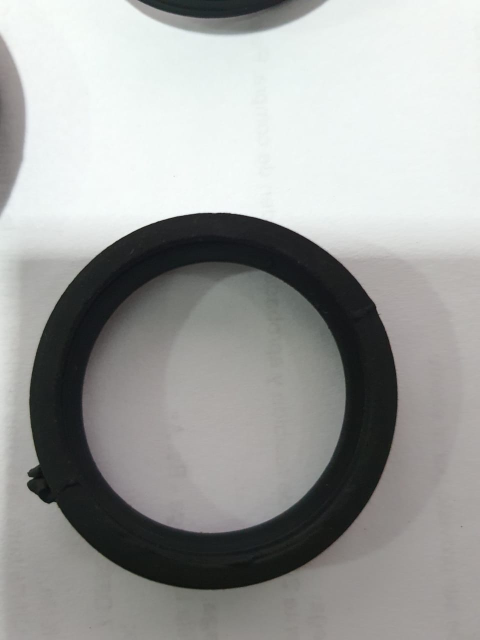
//> input picture src/oring-QA/topview.jpeg, 960 x 1280 px (shown at 1/2 size)
$ ./set-threshold   (built with g++ and OpenCV 4)
//> lines starting //> are read from the running program, lines starting //| are printed output that depends on the picture
// opencv-test.cpp : Este archivo contiene la función "main". La ejecución del programa comienza y termina ahí.
//
#include <opencv2/core/core.hpp>
#include <opencv2/imgproc/imgproc.hpp>
#include <opencv2/core.hpp>
#include <opencv2/highgui/highgui.hpp>
#include <opencv2/imgproc.hpp>
#include <iostream>

using namespace cv;
using namespace std;

Mat src, erosion_dst, dilation_dst;

/// Global variables

int threshold_value = 0;
int threshold_type = 3;;
int const max_value = 255;
int const max_type = 4;
int const max_BINARY_value = 255;

Mat src_gray, dst;
char* window_name = "Threshold Demo";

char* trackbar_type = "Type: \n 0: Binary \n 1: Binary Inverted \n 2: Truncate \n 3: To Zero \n 4: To Zero Inverted";
char* trackbar_value = "Value";

/// Function headers
void Threshold_Demo( int, void* );


int main()
{
	src = imread("../topview.jpeg");
//> src is the input picture: 1280 rows x 960 cols, CV_8UC3; mean B, G, R 158.6, 160.5, 159.1

    /*
    int height = src.size().height;
    int width = src.size().width;
    */

    int rows = src.rows;
//> rows = 1280
    int cols = src.cols;
//> cols = 960

    cout << "Size R: " << rows << " C:" << cols << endl;
//| Size R: 1280 C:960
    int rbase = 400;
    int cbase = 10;
    Rect crop( cbase, rbase , cols - cbase -1 , rows - rbase - 1);
//> crop = Rect(10, 400, 949, 879)
    Mat rez = src(crop);
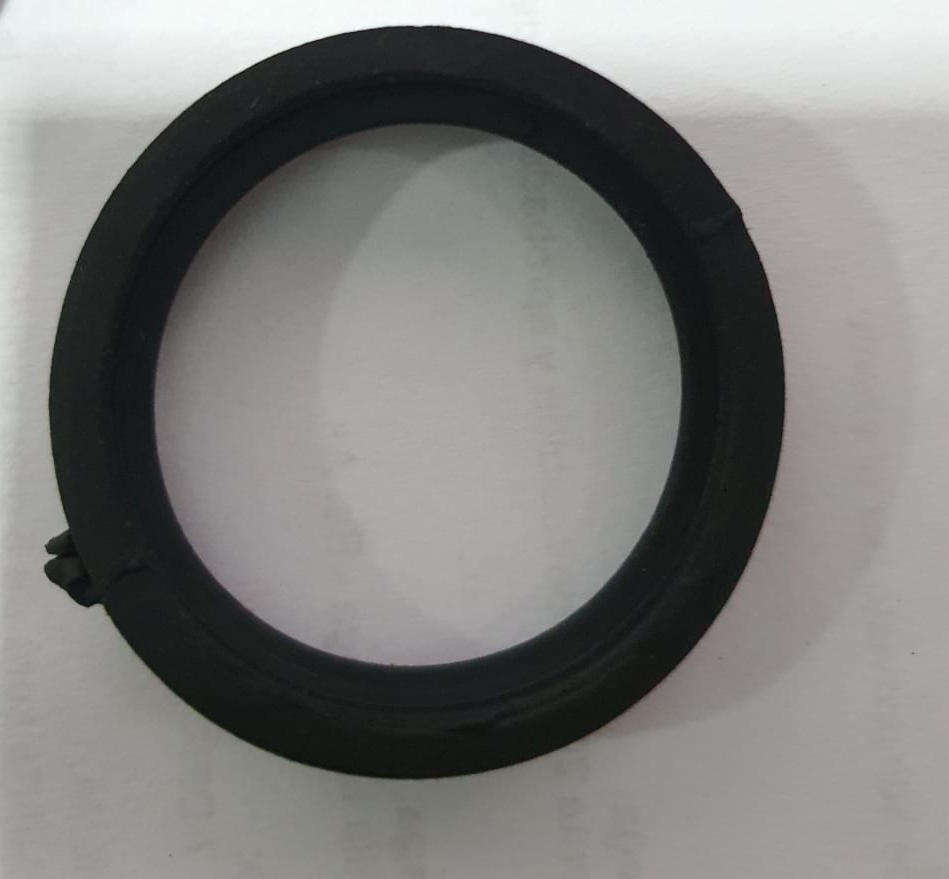
//> rez: 879 rows x 949 cols, CV_8UC3; mean B, G, R 124.3, 126.3, 126.7

/*
	Mat image = rez;
	//Mat::zeros(300, 600, CV_8UC3);
	imshow("Display Window", image);
    imwrite("./res.jpg",image);
*/


  /// Convert the image to Gray
  cvtColor( rez, src_gray, cv::COLOR_BGR2GRAY );

  /// Create a window to display results
  namedWindow( window_name, WINDOW_AUTOSIZE );

  /// Create Trackbar to choose type of Threshold
  createTrackbar( trackbar_type,
                  window_name, &threshold_type,
                  max_type, Threshold_Demo );

  createTrackbar( trackbar_value,
                  window_name, &threshold_value,
                  max_value, Threshold_Demo );
//> slider 'Value' is set to 85

  /// Call the function to initialize
  Threshold_Demo( 0, 0 );
//> in Threshold_Demo, `threshold( src_gray, dst, threshold_value, max_BINARY_value,threshold_..`:
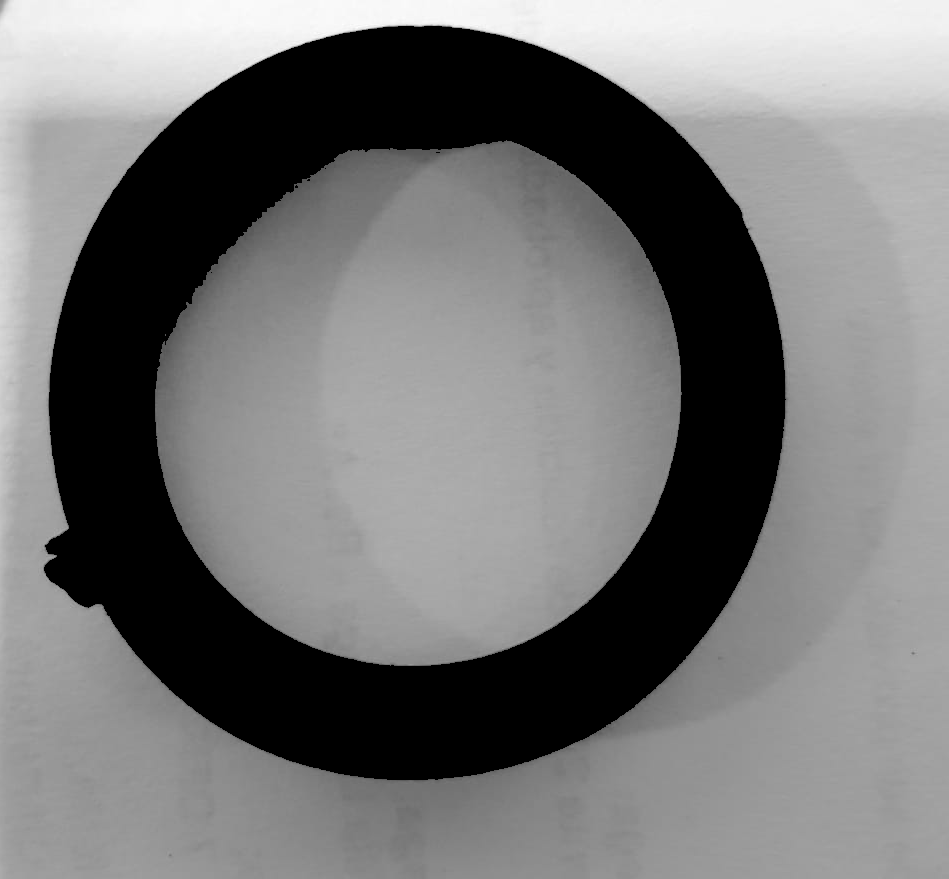
//> dst: 879 rows x 949 cols, CV_8UC1; min 0, max 254, mean 118.1

  /// Wait until user finishes program
  while(true)
  {
    int c;
    c = waitKey( 20 );
//> the Esc key is pressed
    if( (char)c == 27 )
      { break; }
   }
   return(0);
}

/**
 * @function Threshold_Demo
 */
void Threshold_Demo( int, void* )
{
  /* 0: Binary
     1: Binary Inverted
     2: Threshold Truncated
     3: Threshold to Zero
     4: Threshold to Zero Inverted
   */

  threshold( src_gray, dst, threshold_value, max_BINARY_value,threshold_type );

  imshow( window_name, dst );
}

$ run again, with src/oring-QA/res2.jpg copied over src/oring-QA/topview.jpeg
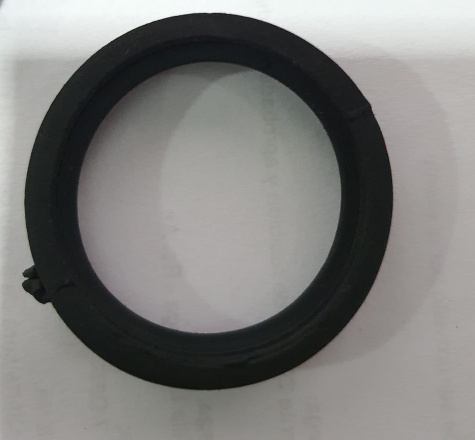
//> input picture src/oring-QA/res2.jpg, 475 x 440 px
//> src is the input picture: 440 rows x 475 cols, CV_8UC3; mean B, G, R 124.3, 126.3, 126.7
//| Size R: 440 C:475
//> `Mat rez = src(crop);`:
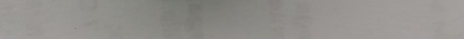
//> rez: 39 rows x 464 cols, CV_8UC3; mean B, G, R 140.5, 144.4, 146.8
